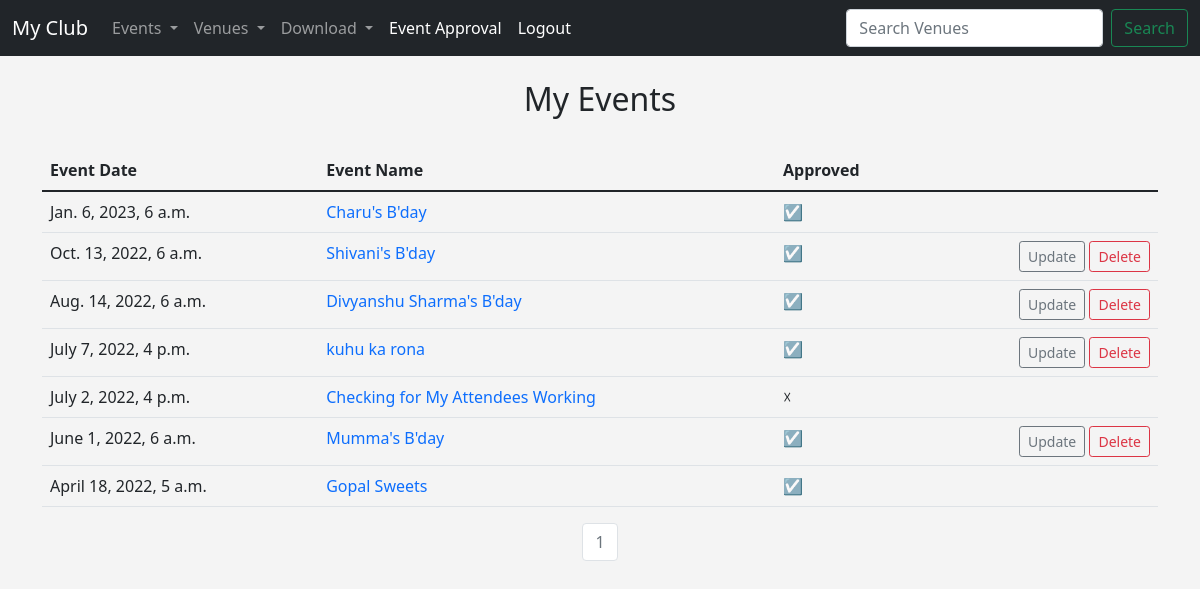
The app's page /my_events (signed in) with its own data.
### events/models.py (models this page shows, shortened)
class Event(models.Model):
    name=models.CharField('Event Name',max_length=120)
    event_date=models.DateTimeField('Event Date ')
    venue= models.ForeignKey(Venue,blank=True,null=True,on_delete=models.CASCADE)
    manager= models.ForeignKey(User,blank=True,null=True,on_delete=models.SET_NULL)
    description=models.TextField(blank=True)
    attendees= models.ManyToManyField(User, null=True,related_name="all_users")
    approved=models.BooleanField("Approced",default=False)
    def __str__(self):
        return self.name

### events/views.py (the view)
# urls.py: path('my_events',views.my_events,name='my_events'),
def my_events(request):
    if request.user.is_authenticated:
        p=Paginator(Event.objects.filter(attendees=request.user.id).order_by('-event_date'),8)
        page= request.GET.get('page')
        event_list=p.get_page(page)
        return render(request,'events/my_events.html',{
            'event_list':event_list}
        )
    else:
        messages.success(request,("You are not Authorize to View This Page!! "))
        return redirect('home')

### events/templates/events/my_events.html (shortened to what this page needs)
{% extends 'events/base.html' %}
{%block content%}
<center>
    <h2>My Events </h2>
    <br>
    <table class="table table-hover">
        <thead>
            <tr>
                <th scope="col">Event Date</th>
                <th scope="col">Event Name</th>
                <th scope="col">Approved</th>
            </tr>
        </thead>
        {%for event in event_list%}
        <tr>
            <td align="left">{{event.event_date}}</td>
            <td>
                <a href="{% url 'show_event'  event.id %}" style="text-decoration: none;">{{event}}</a>
            </td>
            {%if event.approved %}
            <td>&#9745 </td>
            {%else%}
            <td>&#9747</td>
            {%endif%}
            {% if user.is_authenticated and event.manager == user %}
            <td align="right">
                <a href="{% url 'update-event'  event.id %}" style="text-decoration: none;"
                    class="btn btn-outline-secondary btn-sm"> Update</a>
                <a href="{% url 'delete-event'  event.id %}" style="text-decoration: none;"
                    class="btn btn-outline-danger btn-sm"> Delete</a>
            </td>
            {%else%}
            <td></td>
            {%endif%}
        </tr>
        {%endfor%}
    </table>
    <nav aria-label="Page navigation example">
        <ul class="pagination justify-content-center">
            {% for i in event_list.paginator.page_range %}
            {% if i == event_list.number %}
            <li class="page-item disabled"><a class="page-link" href="#"> {{event_list.number}}
                </a></li>
            {% else %}
            <li class="page-item"><a class="page-link" href="?page={{i}}">{{ i }}</a></li>
            {%endif%}
            {%endfor%}
        </ul>
    </nav>
</center>
{%endblock%}

### events/templates/events/base.html (style rules this page uses)
body { background: #f4f4f4; }

### records on screen
Event: event_date "Jan. 6, 2023, 6 a.m.", name "Charu's B'day"
Event: event_date "Oct. 13, 2022, 6 a.m.", name "Shivani's B'day", shows "Update"
Event: event_date "Aug. 14, 2022, 6 a.m.", name "Divyanshu Sharma's B'day", shows "Update"
Event: event_date "July 7, 2022, 4 p.m.", name "kuhu ka rona", shows "Update"
Event: event_date "July 2, 2022, 4 p.m.", name "Checking for My Attendees Working"
Event: event_date "June 1, 2022, 6 a.m.", name "Mumma's B'day", shows "Update"
Event: event_date "April 18, 2022, 5 a.m.", name "Gopal Sweets"

### other values on screen
{{ event_list.number }} "1"
